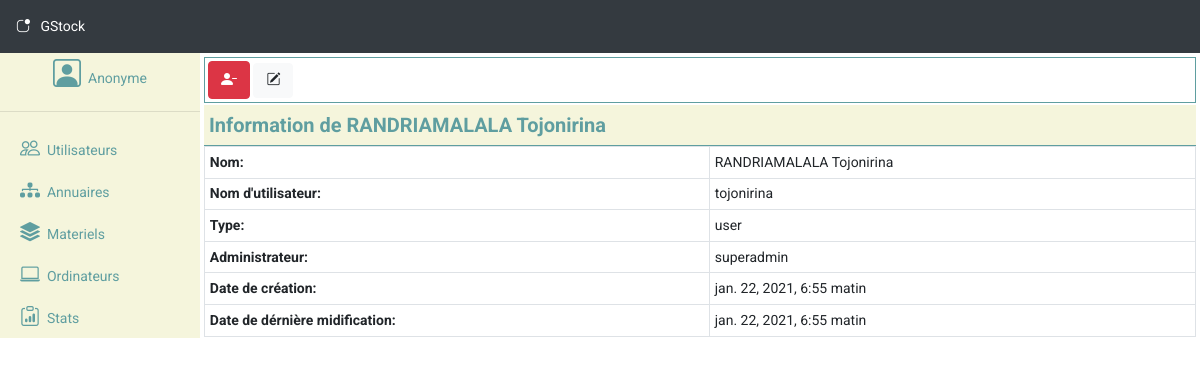
Before: /users/1 with the older database file.
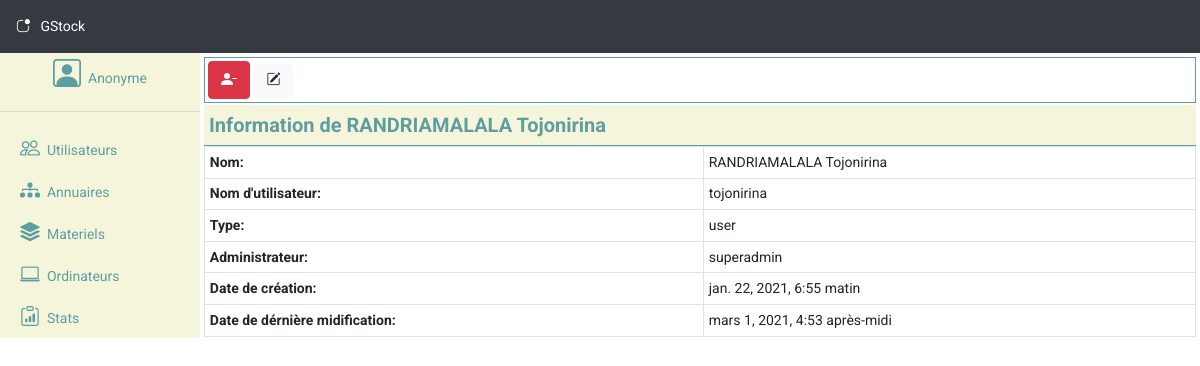
After: the same page with the newer database file.
### users/models.py (models this page shows, shortened)
class Users(models.Model):
    class Meta:
        db_table = 'users'
    full_name = models.CharField(max_length=50)
    login = models.CharField(max_length=50, unique=True)
    password = models.CharField(max_length=100)
    type = models.CharField(max_length=20)
    status = models.IntegerField()
    administrator = models.CharField(max_length=50)
    created_at = models.DateTimeField(auto_now_add=True)
    updated_at = models.DateTimeField(auto_now=True)

### users/views.py (the view)
# urls.py: path('<int:id>', views.show, name='show_directory'),
def show(request, id):
    try:
        user = Users.objects.get(id=id)
    except:
        return HttpResponse('Server error', status=500)
    return render(request, 'show_user.html', {'user': user})

### users/templates/show_user.html (shortened to what this page needs)
{% extends "layout.html" %}
{% block content %}
<div class="container m-0 p-0">
    <div class="container-fluid sublink">
        <form action="{% url 'users:delete_user' user.id %}" method="post">
            <button type="submit" class="btn btn-danger" onclick="return confirm('Voulez-vous vraiment supprimer l\'utilisateur? ')"><i class="bi bi-person-dash-fill" title="Supprimer l'utilisateur"></i></button> <a href="{% url 'users:edit_user' user.id %}" class="btn btn-light" title="Modifier"><i class="bi bi-pencil-square"></i></a>
        </form>
    </div>
    <div class="container-fluid subtitle">Information de {{ user.full_name }} </div>
    <table class='table table-sm table-hovered table-bordered m-0'>
        <tbody>
            <tr>
                <th>Nom: </th> <td>{{ user.full_name }}</th>
            </tr>
            <tr>
                <th>Nom d'utilisateur: </th> <td>{{ user.login }}</th>
            </tr>
            <tr>
                <th>Type: </th> <td>{{ user.type }}</th>
            </tr>
            <tr>
                <th>Administrateur: </th> <td>{{ user.administrator }}</th>
            </tr>
            <tr>
                <th>Date de création: </th> <td>{{ user.created_at }}</th>
            </tr>
            <tr>
                <th>Date de dérnière midification: </th> <td>{{ user.updated_at }}</th>
            </tr>
        </tbody>
    </table>
</div>
{% endblock %}

Changed rows visible on the page:
changed Users "RANDRIAMALALA Tojonirina": updated_at "jan. 22, 2021, 6:55 matin" → "mars 1, 2021, 4:53 après-midi"
